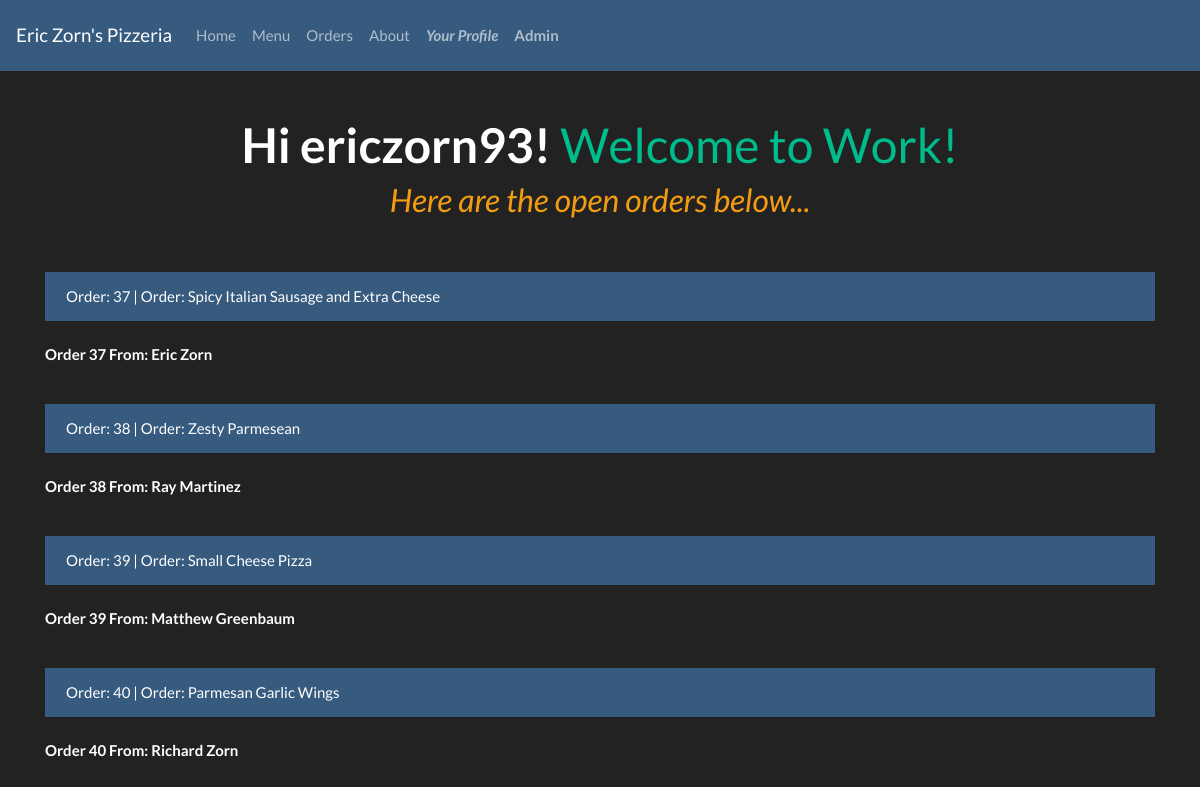
Screenshot of /orders/ (signed in) with the database file from the repository.
### pizzas/models.py (models this page shows)
class Toppings(models.Model):
    pizza = models.ForeignKey(Pizza, on_delete=models.CASCADE)
    pizza = models.CharField(max_length=100)
    name = models.CharField(max_length=50)

### pizzas/views.py (the view)
# urls.py: url(r'orders/', views.orders),
def orders(request):
    all_toppings = Toppings.objects.all()
    all_names = Pizza.objects.all()
    context = {
        "all_toppings": all_toppings,
        "all_names": all_names,
    }
    return render(request, 'orders/orders.html', context)

### pizzas/templates/orders/orders.html (shortened to what this page needs)
{% extends 'base.html' %}
{% block body %}
<br>
<div class="container">
    <br>
    <h1 class="text-center"><strong>Hi {{ user }}!</strong> <span class="text-success">Welcome to Work!</span></h1>
    {% if all_toppings|length >= 1 %}
        <h3 class="text-center text-warning"><em>Here are the open orders below...</em></h3>
    {% endif %}
    <br>
    {% block orders %}
    <ul class="list-group header" style="list-style: none">
        {% for topping in all_toppings %}
            <br>
            <li><a class="list-group-item list-group-item-action active" href="/specific_order/{{ topping.pk }}/">Order: {{ topping.pk }} | Order: {{ topping.pizza }}</a></li>
            <br>
            <b><p>Order {{ topping.pk }} From: {{ topping.name }}</p></b>
        {% endfor %}
    </ul>
    {% endblock %}
</div>
{% endblock %}

### rows the page displays
Toppings: pk "37", pizza "Spicy Italian Sausage and Extra Cheese", name "Eric Zorn"
Toppings: pk "38", pizza "Zesty Parmesean", name "Ray Martinez"
Toppings: pk "39", pizza "Small Cheese Pizza", name "Matthew Greenbaum"
Toppings: pk "40", pizza "Parmesan Garlic Wings", name "Richard Zorn"

### other values shown
{{ user }} "ericzorn93"
